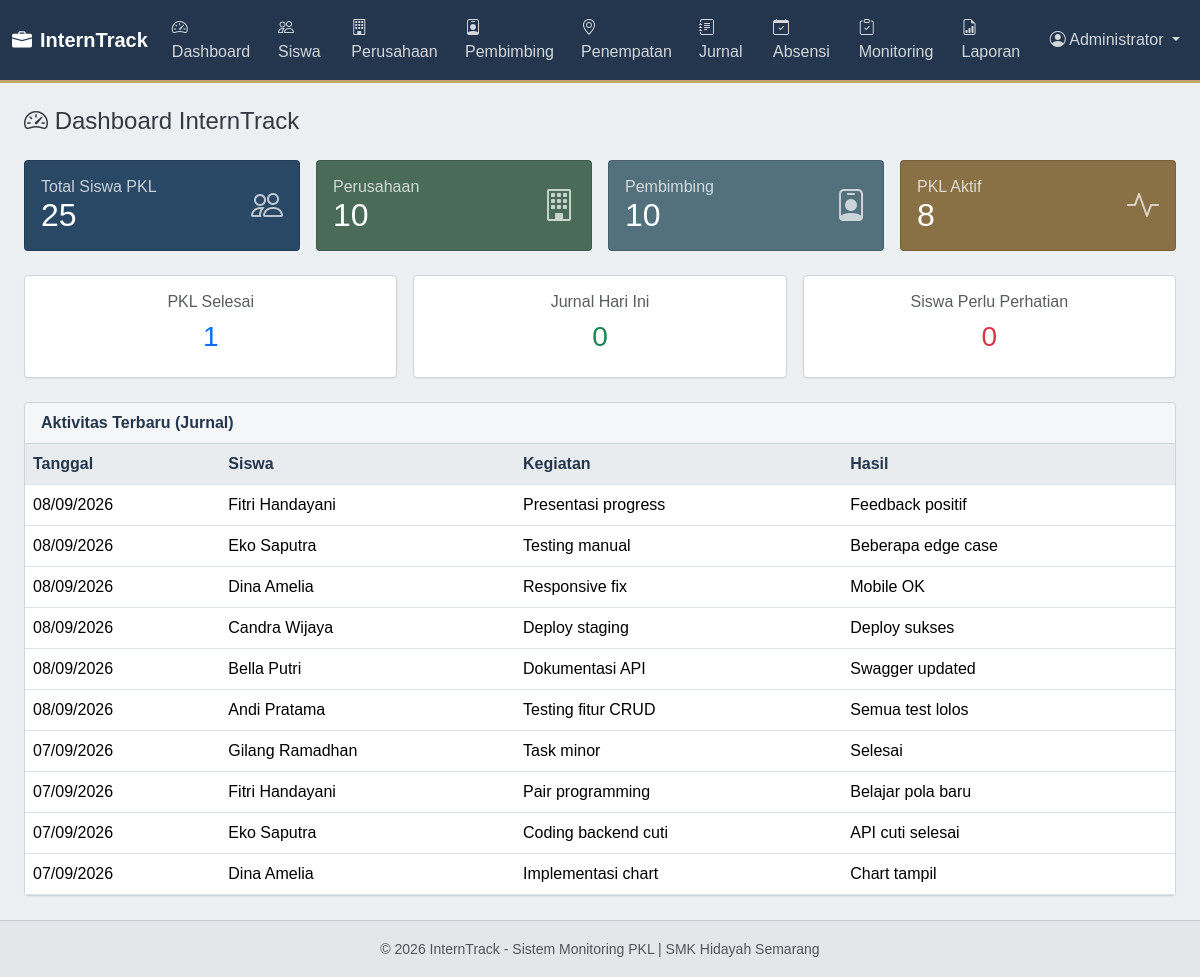
Page /admin/dashboard.php (signed in) on the committed database.
### tables this page shows
CREATE TABLE `jurnal` (
  `id` int(11) NOT NULL AUTO_INCREMENT,
  `siswa_id` int(11) NOT NULL,
  `penempatan_id` int(11) DEFAULT NULL,
  `tanggal` date NOT NULL,
  `kegiatan` text NOT NULL,
  `hasil` text DEFAULT NULL,
  `kendala` text DEFAULT NULL,
  `created_at` timestamp NULL DEFAULT current_timestamp(),
  PRIMARY KEY (`id`),
  KEY `siswa_id` (`siswa_id`),
  KEY `penempatan_id` (`penempatan_id`),
  CONSTRAINT `jurnal_ibfk_1` FOREIGN KEY (`siswa_id`) REFERENCES `siswa` (`id`) ON DELETE CASCADE,
  CONSTRAINT `jurnal_ibfk_2` FOREIGN KEY (`penempatan_id`) REFERENCES `penempatan` (`id`) ON DELETE SET NULL
);

CREATE TABLE `siswa` (
  `id` int(11) NOT NULL AUTO_INCREMENT,
  `user_id` int(11) DEFAULT NULL,
  `nis` varchar(20) NOT NULL,
  `nama` varchar(100) NOT NULL,
  `kelas` varchar(20) NOT NULL,
  `jurusan` varchar(50) NOT NULL,
  `no_hp` varchar(20) DEFAULT NULL,
  `alamat` text DEFAULT NULL,
  PRIMARY KEY (`id`),
  UNIQUE KEY `nis` (`nis`),
  UNIQUE KEY `user_id` (`user_id`),
  CONSTRAINT `siswa_ibfk_1` FOREIGN KEY (`user_id`) REFERENCES `users` (`id`) ON DELETE SET NULL
);

### includes/auth.php (called while the page is built, shortened)
<?php
function appUrl($path = '') {
    $scriptDirectory = str_replace('\\', '/', dirname($_SERVER['SCRIPT_NAME'] ?? '/'));
    $baseDirectory = preg_replace('~/(admin|siswa|laporan|auth)$~', '', $scriptDirectory);
    $baseDirectory = rtrim($baseDirectory, '/');
    return $baseDirectory . '/' . ltrim($path, '/');
}
function isLoggedIn() {
    return isset($_SESSION['user_id']);
}
function getCurrentUser() {
    return [
        'id' => $_SESSION['user_id'],
        'username' => $_SESSION['username'],
        'role' => $_SESSION['role'],
        'related_id' => $_SESSION['related_id'] ?? null,
        'nama' => $_SESSION['nama'] ?? $_SESSION['username']
    ];
}
?>

### admin/dashboard.php (the view, shortened to what this page needs)
<?php
require_once __DIR__ . '/../includes/auth.php';
$conn = getConnection();
$total_siswa = $conn->query("SELECT COUNT(*) as c FROM siswa")->fetch_assoc()['c'];
$total_perusahaan = $conn->query("SELECT COUNT(*) as c FROM perusahaan")->fetch_assoc()['c'];
$total_pembimbing = $conn->query("SELECT COUNT(*) as c FROM pembimbing")->fetch_assoc()['c'];
$pkl_aktif = $conn->query("SELECT COUNT(*) as c FROM penempatan WHERE status = 'Aktif'")->fetch_assoc()['c'];
$pkl_selesai = $conn->query("SELECT COUNT(*) as c FROM penempatan WHERE status = 'Selesai'")->fetch_assoc()['c'];
$jurnal_hari_ini = $conn->query("SELECT COUNT(*) as c FROM jurnal WHERE tanggal = CURDATE()")->fetch_assoc()['c'];
$siswa_perlu = 0;
include __DIR__ . '/../includes/header.php';
?>
<div class="container-fluid">
    <h4 class="mb-4"><i class="bi bi-speedometer2"></i> Dashboard InternTrack</h4>
    <div class="row g-3 mb-4">
        <div class="col-md-3 col-sm-6">
            <div class="card stat-card bg-primary text-white">
                <div class="card-body d-flex justify-content-between align-items-center">
                    <div>
                        <h6 class="mb-0 opacity-75">Total Siswa PKL</h6>
                        <h2 class="mb-0"><?= $total_siswa ?></h2>
                    </div>
                    <i class="bi bi-people stat-icon"></i>
                </div>
            </div>
        </div>
        <div class="col-md-3 col-sm-6">
            <div class="card stat-card bg-success text-white">
                <div class="card-body d-flex justify-content-between align-items-center">
                    <div>
                        <h6 class="mb-0 opacity-75">Perusahaan</h6>
                        <h2 class="mb-0"><?= $total_perusahaan ?></h2>
                    </div>
                    <i class="bi bi-building stat-icon"></i>
                </div>
            </div>
        </div>
        <div class="col-md-3 col-sm-6">
            <div class="card stat-card bg-info text-white">
                <div class="card-body d-flex justify-content-between align-items-center">
                    <div>
                        <h6 class="mb-0 opacity-75">Pembimbing</h6>
                        <h2 class="mb-0"><?= $total_pembimbing ?></h2>
                    </div>
                    <i class="bi bi-person-badge stat-icon"></i>
                </div>
            </div>
        </div>
        <div class="col-md-3 col-sm-6">
            <div class="card stat-card bg-warning text-dark">
                <div class="card-body d-flex justify-content-between align-items-center">
                    <div>
                        <h6 class="mb-0 opacity-75">PKL Aktif</h6>
                        <h2 class="mb-0"><?= $pkl_aktif ?></h2>
                    </div>
                    <i class="bi bi-activity stat-icon"></i>
                </div>
            </div>
        </div>
    </div>
    <div class="row g-3 mb-4">
        <div class="col-md-4">
            <div class="card">
                <div class="card-body text-center">
                    <h6 class="text-muted">PKL Selesai</h6>
                    <h3 class="text-primary"><?= $pkl_selesai ?></h3>
                </div>
            </div>
        </div>
        <div class="col-md-4">
            <div class="card">
                <div class="card-body text-center">
                    <h6 class="text-muted">Jurnal Hari Ini</h6>
                    <h3 class="text-success"><?= $jurnal_hari_ini ?></h3>
                </div>
            </div>
        </div>
        <div class="col-md-4">
            <div class="card">
                <div class="card-body text-center">
                    <h6 class="text-muted">Siswa Perlu Perhatian</h6>
                    <h3 class="text-danger"><?= $siswa_perlu ?></h3>
                </div>
            </div>
        </div>
    </div>
    <div class="card">
        <div class="card-header">Aktivitas Terbaru (Jurnal)</div>
        <div class="card-body p-0">
            <div class="table-responsive">
                <table class="table table-hover mb-0">
                    <thead>
                        <tr>
                            <th>Tanggal</th>
                            <th>Siswa</th>
                            <th>Kegiatan</th>
                            <th>Hasil</th>
                        </tr>
                    </thead>
                    <tbody>
                        <?php
                        $jurnals = $conn->query("SELECT j.*, s.nama FROM jurnal j JOIN siswa s ON j.siswa_id = s.id ORDER BY j.tanggal DESC, j.id DESC LIMIT 10");
                        while ($j = $jurnals->fetch_assoc()):
                        ?>
                        <tr>
                            <td><?= date('d/m/Y', strtotime($j['tanggal'])) ?></td>
                            <td><?= htmlspecialchars($j['nama']) ?></td>
                            <td><?= htmlspecialchars(mb_strimwidth($j['kegiatan'], 0, 50, '...')) ?></td>
                            <td><?= htmlspecialchars(mb_strimwidth($j['hasil'] ?? '-', 0, 40, '...')) ?></td>
                        </tr>
                        <?php endwhile; ?>
                    </tbody>
                </table>
            </div>
        </div>
    </div>
</div>
<?php include __DIR__ . '/../includes/footer.php'; ?>

### includes/header.php (shortened to what this page needs)
<?php
$user = getCurrentUser();
?>
<!DOCTYPE html>
<html lang="id">
<head>
    <link href="https://cdn.jsdelivr.net/npm/bootstrap@5.3.3/dist/css/bootstrap.min.css" rel="stylesheet">
    <link href="https://cdn.jsdelivr.net/npm/bootstrap-icons@1.11.3/font/bootstrap-icons.min.css" rel="stylesheet">
    <link href="<?= htmlspecialchars(appUrl('assets/css/style.css')) ?>" rel="stylesheet">
</head>
<body>
<?php if ($user): ?>
<nav class="navbar navbar-expand-lg navbar-dark app-navbar sticky-top">
    <div class="container-fluid">
        <a class="navbar-brand fw-bold" href="<?= htmlspecialchars(appUrl('index.php')) ?>">
            <i class="bi bi-briefcase-fill me-2"></i>InternTrack
        </a>
        <div class="collapse navbar-collapse" id="navbarNav">
            <ul class="navbar-nav me-auto">
                <?php if ($user['role'] === 'admin' || $user['role'] === 'pembimbing'): ?>
                    <li class="nav-item"><a class="nav-link" href="<?= htmlspecialchars(appUrl('admin/dashboard.php')) ?>"><i class="bi bi-speedometer2"></i> Dashboard</a></li>
                    <li class="nav-item"><a class="nav-link" href="<?= htmlspecialchars(appUrl('admin/siswa.php')) ?>"><i class="bi bi-people"></i> Siswa</a></li>
                    <li class="nav-item"><a class="nav-link" href="<?= htmlspecialchars(appUrl('admin/perusahaan.php')) ?>"><i class="bi bi-building"></i> Perusahaan</a></li>
                    <li class="nav-item"><a class="nav-link" href="<?= htmlspecialchars(appUrl('admin/pembimbing.php')) ?>"><i class="bi bi-person-badge"></i> Pembimbing</a></li>
                    <li class="nav-item"><a class="nav-link" href="<?= htmlspecialchars(appUrl('admin/penempatan.php')) ?>"><i class="bi bi-geo-alt"></i> Penempatan</a></li>
                    <li class="nav-item"><a class="nav-link" href="<?= htmlspecialchars(appUrl('admin/jurnal.php')) ?>"><i class="bi bi-journal-text"></i> Jurnal</a></li>
                    <li class="nav-item"><a class="nav-link" href="<?= htmlspecialchars(appUrl('admin/absensi.php')) ?>"><i class="bi bi-calendar-check"></i> Absensi</a></li>
                    <li class="nav-item"><a class="nav-link" href="<?= htmlspecialchars(appUrl('admin/monitoring.php')) ?>"><i class="bi bi-clipboard-check"></i> Monitoring</a></li>
                    <li class="nav-item"><a class="nav-link" href="<?= htmlspecialchars(appUrl('laporan/index.php')) ?>"><i class="bi bi-file-earmark-bar-graph"></i> Laporan</a></li>
                <?php endif; ?>
            </ul>
            <ul class="navbar-nav">
                <li class="nav-item dropdown">
                    <a class="nav-link dropdown-toggle" href="#" data-bs-toggle="dropdown">
                        <i class="bi bi-person-circle"></i> <?= htmlspecialchars($user['nama']) ?>
                    </a>
                </li>
            </ul>
        </div>
    </div>
</nav>
<?php endif; ?>
<main class="container-fluid py-4">

### includes/footer.php (shortened to what this page needs)
</main>
<footer class="app-footer text-center py-3 mt-auto border-top">
    <div class="container">
        <small class="text-muted">&copy; 2026 InternTrack - Sistem Monitoring PKL | SMK Hidayah Semarang</small>
    </div>
</footer>
</body>
</html>

### assets/css/style.css (style rules this page uses)
body { min-height: 100vh; display: flex; flex-direction: column; color: #343a40; background-color: #edf0f2; font-family: Arial, Helvetica, sans-serif; }
main { flex: 1; }
.card { border: 1px solid #ced4da; border-radius: 0.25rem; box-shadow: 0 1px 2px rgba(33, 37, 41, 0.06); }
.card-header { color: #23364d; background-color: #f5f6f7; border-bottom: 1px solid #ced4da; font-weight: 600; }
.stat-card { border: 1px solid rgba(0, 0, 0, 0.15); box-shadow: none; }
.stat-card.bg-primary { background-color: #294866 !important; }
.stat-card.bg-success { background-color: #496b58 !important; }
.stat-card.bg-info { background-color: #52717d !important; }
.stat-card.bg-warning { color: #fff !important; background-color: #8a7045 !important; }
.stat-icon { font-size: 2rem; opacity: 0.7; }
.table th { font-weight: 600; color: #23364d; background-color: #e9ecef; border-bottom-color: #ced4da; }
.table > :not(caption) > * > * { border-bottom-color: #dee2e6; }
.app-navbar { background-color: #23364d; border-bottom: 3px solid #c4a46b; }
.app-navbar .navbar-brand { color: #fff; }
.app-navbar .nav-link { color: rgba(255, 255, 255, 0.8); }
.app-footer { color: #5c6770; background-color: #e3e7ea !important; border-top-color: #c5cbd1 !important; }

### rows in the picture
jurnal: tanggal "08/09/2026", siswa.nama "Fitri Handayani", kegiatan "Presentasi progress", hasil "Feedback positif"
jurnal: tanggal "08/09/2026", siswa.nama "Eko Saputra", kegiatan "Testing manual", hasil "Beberapa edge case"
jurnal: tanggal "08/09/2026", siswa.nama "Dina Amelia", kegiatan "Responsive fix", hasil "Mobile OK"
jurnal: tanggal "08/09/2026", siswa.nama "Candra Wijaya", kegiatan "Deploy staging", hasil "Deploy sukses"
jurnal: tanggal "08/09/2026", siswa.nama "Bella Putri", kegiatan "Dokumentasi API", hasil "Swagger updated"
jurnal: tanggal "08/09/2026", siswa.nama "Andi Pratama", kegiatan "Testing fitur CRUD", hasil "Semua test lolos"
jurnal: tanggal "07/09/2026", siswa.nama "Gilang Ramadhan", kegiatan "Task minor", hasil "Selesai"
jurnal: tanggal "07/09/2026", siswa.nama "Fitri Handayani", kegiatan "Pair programming", hasil "Belajar pola baru"
jurnal: tanggal "07/09/2026", siswa.nama "Eko Saputra", kegiatan "Coding backend cuti", hasil "API cuti selesai"
jurnal: tanggal "07/09/2026", siswa.nama "Dina Amelia", kegiatan "Implementasi chart", hasil "Chart tampil"

### other values in the picture
$user['nama'] "Administrator"
$total_siswa "25"
$total_perusahaan "10"
$total_pembimbing "10"
$pkl_aktif "8"
$pkl_selesai "1"
$jurnal_hari_ini "0"
$siswa_perlu "0"
